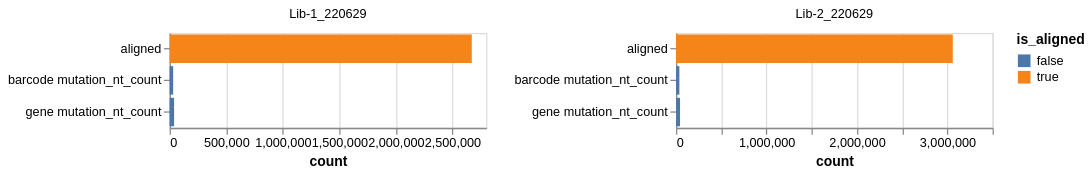

Write the Vega-Lite specification saved for this chart.
### Vega-Lite specification from a JSON file in a GitHub repository (floating-point values rounded to 4 significant figures)
{"config": {"view": {"continuousWidth": 300, "continuousHeight": 300}}, "data": {"name": "data-4bffe47efde6922ab8ffcf7dabe16c57"}, "mark": {"type": "bar"}, "encoding": {"color": {"field": "is_aligned", "type": "nominal"}, "facet": {"columns": 2, "field": "pacbioRun", "title": null, "type": "nominal"}, "tooltip": [{"field": "pacbioRun", "type": "nominal"}, {"field": "filter_reason", "type": "nominal"}, {"field": "count", "type": "quantitative"}, {"field": "total_counts", "type": "quantitative"}, {"field": "frac_counts", "type": "quantitative"}], "x": {"field": "count", "type": "quantitative"}, "y": {"axis": {"title": null}, "field": "filter_reason", "type": "nominal"}}, "height": 75, "resolve": {"scale": {"x": "independent", "y": "independent"}}, "transform": [{"filter": "(datum.frac_counts > 0.01)"}, {"calculate": "(datum.filter_reason === 'aligned')", "as": "is_aligned"}], "width": 250, "$schema": "https://vega.github.io/schema/vega-lite/v5.8.0.json", "datasets": {"data-4bffe47efde6922ab8ffcf7dabe16c57": [{"pacbioRun": "Lib-1_220629", "filter_reason": "barcode clip3", "count": 1256, "total_counts": 2848122, "frac_counts": 0.000441}, {"pacbioRun": "Lib-1_220629", "filter_reason": "barcode mutation_nt_count", "count": 31126, "total_counts": 2848122, "frac_counts": 0.01093}, {"pacbioRun": "Lib-1_220629", "filter_reason": "gene clip3", "count": 11178, "total_counts": 2848122, "frac_counts": 0.003925}, {"pacbioRun": "Lib-1_220629", "filter_reason": "gene mutation_nt_count", "count": 39330, "total_counts": 2848122, "frac_counts": 0.01381}, {"pacbioRun": "Lib-1_220629", "filter_reason": "query_clip3", "count": 9525, "total_counts": 2848122, "frac_counts": 0.003344}, {"pacbioRun": "Lib-1_220629", "filter_reason": "query_clip5", "count": 14801, "total_counts": 2848122, "frac_counts": 0.005197}, {"pacbioRun": "Lib-1_220629", "filter_reason": "termini3 clip3", "count": 4136, "total_counts": 2848122, "frac_counts": 0.001452}, {"pacbioRun": "Lib-1_220629", "filter_reason": "termini3 mutation_nt_count", "count": 13906, "total_counts": 2848122, "frac_counts": 0.004883}, {"pacbioRun": "Lib-1_220629", "filter_reason": "termini5 clip5", "count": 21094, "total_counts": 2848122, "frac_counts": 0.007406}, {"pacbioRun": "Lib-1_220629", "filter_reason": "termini5 mutation_nt_count", "count": 16867, "total_counts": 2848122, "frac_counts": 0.005922}, {"pacbioRun": "Lib-1_220629", "filter_reason": "variant_tag3 mutation_nt_count", "count": 9220, "total_counts": 2848122, "frac_counts": 0.003237}, {"pacbioRun": "Lib-1_220629", "filter_reason": "variant_tag5 mutation_nt_count", "count": 2760, "total_counts": 2848122, "frac_counts": 0.0009691}, {"pacbioRun": "Lib-2_220629", "filter_reason": "barcode clip3", "count": 1271, "total_counts": 3266011, "frac_counts": 0.0003892}, {"pacbioRun": "Lib-2_220629", "filter_reason": "barcode mutation_nt_count", "count": 36863, "total_counts": 3266011, "frac_counts": 0.01129}, {"pacbioRun": "Lib-2_220629", "filter_reason": "gene clip3", "count": 14027, "total_counts": 3266011, "frac_counts": 0.004295}, {"pacbioRun": "Lib-2_220629", "filter_reason": "gene mutation_nt_count", "count": 44335, "total_counts": 3266011, "frac_counts": 0.01357}, {"pacbioRun": "Lib-2_220629", "filter_reason": "query_clip3", "count": 12716, "total_counts": 3266011, "frac_counts": 0.003893}, {"pacbioRun": "Lib-2_220629", "filter_reason": "query_clip5", "count": 22359, "total_counts": 3266011, "frac_counts": 0.006846}, {"pacbioRun": "Lib-2_220629", "filter_reason": "termini3 clip3", "count": 4175, "total_counts": 3266011, "frac_counts": 0.001278}, {"pacbioRun": "Lib-2_220629", "filter_reason": "termini3 mutation_nt_count", "count": 15331, "total_counts": 3266011, "frac_counts": 0.004694}, {"pacbioRun": "Lib-2_220629", "filter_reason": "termini5 clip5", "count": 25681, "total_counts": 3266011, "frac_counts": 0.007863}, {"pacbioRun": "Lib-2_220629", "filter_reason": "termini5 mutation_nt_count", "count": 17113, "total_counts": 3266011, "frac_counts": 0.00524}, {"pacbioRun": "Lib-2_220629", "filter_reason": "variant_tag3 mutation_nt_count", "count": 5915, "total_counts": 3266011, "frac_counts": 0.001811}, {"pacbioRun": "Lib-2_220629", "filter_reason": "variant_tag5 mutation_nt_count", "count": 5881, "total_counts": 3266011, "frac_counts": 0.001801}, {"pacbioRun": "Lib-1_220629", "filter_reason": "aligned", "count": 2672923, "total_counts": 2848122, "frac_counts": 0.9385}, {"pacbioRun": "Lib-2_220629", "filter_reason": "aligned", "count": 3060344, "total_counts": 3266011, "frac_counts": 0.937}]}}
